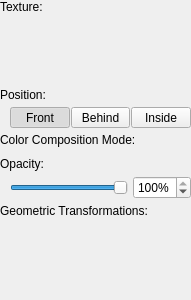
<?xml version="1.0" encoding="UTF-8"?>
<ui version="4.0">
 <class>FilterWidget</class>
 <widget class="QWidget" name="FilterWidget">
  <property name="geometry">
   <rect>
    <x>0</x>
    <y>0</y>
    <width>191</width>
    <height>300</height>
   </rect>
  </property>
  <property name="windowTitle">
   <string>Form</string>
  </property>
  <layout class="QVBoxLayout" name="verticalLayout" stretch="0,1">
   <property name="spacing">
    <number>0</number>
   </property>
   <property name="leftMargin">
    <number>0</number>
   </property>
   <property name="topMargin">
    <number>0</number>
   </property>
   <property name="rightMargin">
    <number>0</number>
   </property>
   <property name="bottomMargin">
    <number>0</number>
   </property>
   <item>
    <layout class="QVBoxLayout" name="verticalLayout_6">
     <property name="spacing">
      <number>5</number>
     </property>
     <item>
      <widget class="QLabel" name="label_4">
       <property name="text">
        <string>Texture:</string>
       </property>
      </widget>
     </item>
     <item>
      <layout class="QHBoxLayout" name="horizontalLayout_4">
       <property name="spacing">
        <number>0</number>
       </property>
       <property name="leftMargin">
        <number>10</number>
       </property>
       <item>
        <widget class="anitools::widgets::ImageButton" name="mButtonImage" native="true">
         <property name="sizePolicy">
          <sizepolicy hsizetype="Expanding" vsizetype="Preferred">
           <horstretch>0</horstretch>
           <verstretch>0</verstretch>
          </sizepolicy>
         </property>
         <property name="minimumSize">
          <size>
           <width>0</width>
           <height>64</height>
          </size>
         </property>
        </widget>
       </item>
      </layout>
     </item>
     <item>
      <widget class="QLabel" name="label_3">
       <property name="text">
        <string>Position:</string>
       </property>
      </widget>
     </item>
     <item>
      <layout class="QHBoxLayout" name="horizontalLayout_2">
       <property name="spacing">
        <number>1</number>
       </property>
       <property name="leftMargin">
        <number>10</number>
       </property>
       <item>
        <widget class="QToolButton" name="mButtonPositionFront">
         <property name="sizePolicy">
          <sizepolicy hsizetype="Preferred" vsizetype="Preferred">
           <horstretch>0</horstretch>
           <verstretch>0</verstretch>
          </sizepolicy>
         </property>
         <property name="text">
          <string>Front</string>
         </property>
         <property name="checkable">
          <bool>true</bool>
         </property>
         <property name="checked">
          <bool>true</bool>
         </property>
         <property name="autoExclusive">
          <bool>true</bool>
         </property>
         <property name="class" stdset="0">
          <string>cFlatOptionButton</string>
         </property>
         <attribute name="buttonGroup">
          <string notr="true">buttonGroup</string>
         </attribute>
        </widget>
       </item>
       <item>
        <widget class="QToolButton" name="mButtonPositionBehind">
         <property name="sizePolicy">
          <sizepolicy hsizetype="Preferred" vsizetype="Preferred">
           <horstretch>0</horstretch>
           <verstretch>0</verstretch>
          </sizepolicy>
         </property>
         <property name="text">
          <string>Behind</string>
         </property>
         <property name="checkable">
          <bool>true</bool>
         </property>
         <property name="autoExclusive">
          <bool>true</bool>
         </property>
         <property name="class" stdset="0">
          <string>cFlatOptionButton</string>
         </property>
         <attribute name="buttonGroup">
          <string notr="true">buttonGroup</string>
         </attribute>
        </widget>
       </item>
       <item>
        <widget class="QToolButton" name="mButtonPositionInside">
         <property name="sizePolicy">
          <sizepolicy hsizetype="Preferred" vsizetype="Preferred">
           <horstretch>0</horstretch>
           <verstretch>0</verstretch>
          </sizepolicy>
         </property>
         <property name="text">
          <string>Inside</string>
         </property>
         <property name="checkable">
          <bool>true</bool>
         </property>
         <property name="autoExclusive">
          <bool>true</bool>
         </property>
         <property name="class" stdset="0">
          <string>cFlatOptionButton</string>
         </property>
         <attribute name="buttonGroup">
          <string notr="true">buttonGroup</string>
         </attribute>
        </widget>
       </item>
      </layout>
     </item>
     <item>
      <widget class="QLabel" name="label">
       <property name="text">
        <string>Color Composition Mode:</string>
       </property>
      </widget>
     </item>
     <item>
      <layout class="QHBoxLayout" name="horizontalLayout">
       <property name="spacing">
        <number>0</number>
       </property>
       <property name="leftMargin">
        <number>10</number>
       </property>
       <item>
        <widget class="anitools::widgets::ColorCompositionModeComboBox" name="mComboColorCompositionMode" native="true"/>
       </item>
      </layout>
     </item>
     <item>
      <widget class="QLabel" name="label_2">
       <property name="text">
        <string>Opacity:</string>
       </property>
      </widget>
     </item>
     <item>
      <layout class="QHBoxLayout" name="horizontalLayout_3">
       <property name="spacing">
        <number>5</number>
       </property>
       <property name="leftMargin">
        <number>10</number>
       </property>
       <item>
        <widget class="QSlider" name="mSliderOpacity">
         <property name="maximum">
          <number>100</number>
         </property>
         <property name="value">
          <number>100</number>
         </property>
         <property name="orientation">
          <enum>Qt::Horizontal</enum>
         </property>
        </widget>
       </item>
       <item>
        <widget class="QSpinBox" name="mSpinOpacity">
         <property name="suffix">
          <string>%</string>
         </property>
         <property name="maximum">
          <number>100</number>
         </property>
         <property name="value">
          <number>100</number>
         </property>
        </widget>
       </item>
      </layout>
     </item>
     <item>
      <widget class="QLabel" name="label_5">
       <property name="text">
        <string>Geometric Transformations:</string>
       </property>
      </widget>
     </item>
     <item>
      <layout class="QHBoxLayout" name="horizontalLayout_5">
       <property name="spacing">
        <number>5</number>
       </property>
       <property name="leftMargin">
        <number>10</number>
       </property>
       <item>
        <widget class="anitools::widgets::AffineTransformationList" name="mWidgetAffineTransformationsList" native="true"/>
       </item>
      </layout>
     </item>
    </layout>
   </item>
   <item>
    <spacer name="verticalSpacer">
     <property name="orientation">
      <enum>Qt::Vertical</enum>
     </property>
     <property name="sizeHint" stdset="0">
      <size>
       <width>0</width>
       <height>0</height>
      </size>
     </property>
    </spacer>
   </item>
  </layout>
 </widget>
 <customwidgets>
  <customwidget>
   <class>anitools::widgets::ImageButton</class>
   <extends>QWidget</extends>
   <header>imagebutton.h</header>
   <container>1</container>
  </customwidget>
  <customwidget>
   <class>anitools::widgets::ColorCompositionModeComboBox</class>
   <extends>QWidget</extends>
   <header>colorcompositionmodecombobox.h</header>
   <container>1</container>
  </customwidget>
  <customwidget>
   <class>anitools::widgets::AffineTransformationList</class>
   <extends>QWidget</extends>
   <header>affinetransformationlist.h</header>
   <container>1</container>
  </customwidget>
 </customwidgets>
 <resources/>
 <connections/>
 <buttongroups>
  <buttongroup name="buttonGroup"/>
 </buttongroups>
</ui>
